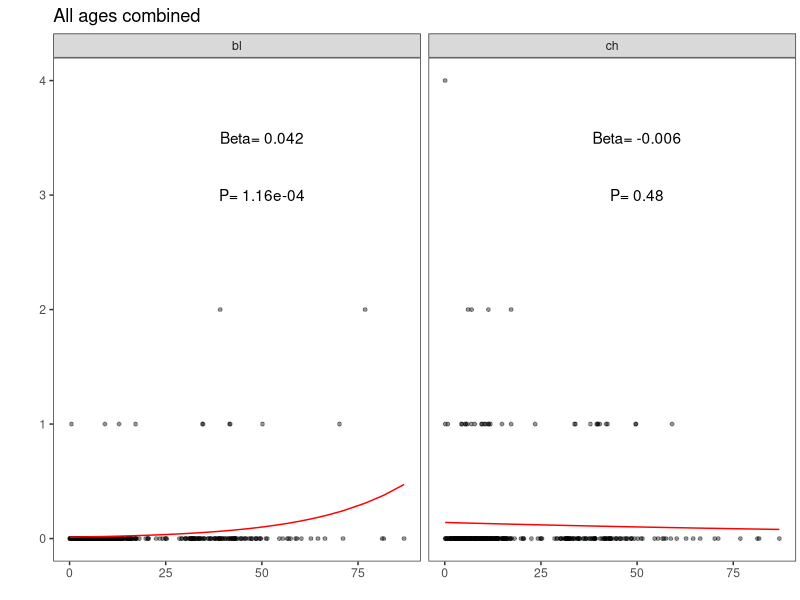

Here is the R script that generated this plot:
## ---- chunk 1
knitr::opts_chunk$set(echo = TRUE, warning = FALSE, message = FALSE)
## ---- chunk 2

library(data.table)
library(dplyr)
library(ggplot2)
library(cowplot)
library(here)

## ---- chunk 3

#read conservative table of heteroplasmies and their counts in all family members
allfam<-fread(
  here("Data_files/hqcounts_cleaned_conservative_09272018.txt"),
  sep="\t",
  header=T)

## ---- chunk 4

hq.1t.fam<-allfam%>%
  group_by(FID,position)%>%
  summarize(nhets=length(which(maf>0.01)))%>%
  filter(.,nhets==1)%>%
  mutate(fam_het_id=paste(FID,position,sep="_"))

#153 cases

## ---- chunk 5

#who are these people
ind.1t<-allfam%>%
  filter(fam_het_id%in%hq.1t.fam$fam_het_id)%>%
  filter(maf>0.01)%>%
  mutate(individual_het_id=paste(individual_id,position,sep="_"))

#make table of frequencies from all family members for these sites
allfam.denovo<-allfam%>%
  filter(fam_het_id%in%hq.1t.fam$fam_het_id)%>%
  mutate(individual_het_id=paste(individual_id,position,sep="_"))

## ---- chunk 6
hq.denovo<-allfam.denovo%>%
  filter(fam_het_id%in%allfam.denovo$fam_het_id)%>%
  group_by(FID,fam_het_id,position)%>%
  summarize(nhets.2p=length(which(maf>0.002)))%>%
  filter(nhets.2p==1)

#57 potentially somatic denovo mutations

## ---- chunk 7

# #isolate the individual's frequency data
ind.denovo<-allfam.denovo%>%
  filter(fam_het_id%in%hq.denovo$fam_het_id)%>%
  filter(maf>0.01)

#calculate no. of denovo somatic mutations in each individual
hq.ndenovo.per.ind<-ind.denovo%>%
  group_by(individual_id,tissue)%>%
  summarize(nhets=length(unique(position)),
            age_collection=mean(age_collection))%>%
  mutate(age_collection=age_collection/365)

## ---- chunk 8

#split by tissue
hq.ndenovo.per.ind.bl<-hq.ndenovo.per.ind%>%
  filter(tissue=="bl")

hq.ndenovo.per.ind.ch<-hq.ndenovo.per.ind%>%
  filter(tissue=="ch")


## ---- chunk 9

#add individuals with no mutations whatsoever - which are also not present in the family
#load complete family file
famfile<-fread(
  here("Data_files/famfile_cleared_conservative_09272018.txt"),
  header=T,
  sep="\t")

## ---- chunk 10

"%ni%"<-Negate("%in%")

#assign 0 heteroplasmies to individuals with no denovo mutations
hq.nodenovo.bl<-famfile%>%
  filter(individual_id%ni%hq.ndenovo.per.ind.bl$individual_id)%>%
  select(individual_id,age_collection)%>%
  mutate(tissue="bl")%>%
  group_by(individual_id,tissue)%>%
  summarize(nhets=0,age_collection=mean(age_collection))%>%
  mutate(age_collection=age_collection/365)

#assign 0 heteroplasmies to individuals with no denovo mutations
hq.nodenovo.ch<-famfile%>%
  filter(individual_id%ni%hq.ndenovo.per.ind.ch$individual_id)%>%
  select(individual_id,age_collection)%>%
  mutate(tissue="ch")%>%
  group_by(individual_id,tissue)%>%
  summarize(nhets=0,age_collection=mean(age_collection))%>%
  mutate(age_collection=age_collection/365)

#rbind bl
hq.ndenovo.per.ind2.bl<-rbind(hq.ndenovo.per.ind.bl,hq.nodenovo.bl)

#rbind ch
hq.ndenovo.per.ind2.ch<-rbind(hq.ndenovo.per.ind.ch,hq.nodenovo.ch)


## ---- chunk 11


#now separately for each tissue
#blood
hq.age.c2.bl<-glm(data=hq.ndenovo.per.ind2.bl,
                  nhets~age_collection,
                  family="poisson")
hq.ndenovo.per.ind2.bl$pred.nhets=predict(hq.age.c2.bl,type="response")


#cheek
hq.age.c2.ch<-glm(data=hq.ndenovo.per.ind2.ch,
                  nhets~age_collection,
                  family="poisson")

hq.ndenovo.per.ind2.ch$pred.nhets=predict(hq.age.c2.ch,type="response")


hq.ndenovo.per.ind2<-rbind(hq.ndenovo.per.ind2.bl,
                           hq.ndenovo.per.ind2.ch)

bl.beta2<-summary(hq.age.c2.bl)$coefficients[2]
ch.beta2<-summary(hq.age.c2.ch)$coefficients[2]

bl.p2<-pnorm(summary(hq.age.c2.bl)$coefficients[2,3],lower.tail = F)
ch.p2<-pnorm(summary(hq.age.c2.ch)$coefficients[2,3],lower.tail = F)


#make data.frame for glm results
glm.res2<-data.frame(tissue=c("bl","ch"),
                     x=c(50,50),
                     y=c(3.5,3.5),
                     betas=c("Beta= 0.042","Beta= -0.006"),
                     pvalue=c("P= 1.16e-04","P= 0.48"))

## ---- chunk 12

#plot relationship between nhets and age at collection
plt.nhets.agec2<-ggplot(hq.ndenovo.per.ind2,aes(age_collection,nhets))+
  geom_point(size=1,alpha=0.4)+
  geom_line(aes(x=age_collection,pred.nhets),color="red")+
  theme_bw()+
  theme(axis.title.y=element_blank(),
        plot.margin = margin(0.2,0.1,0.5,1,"cm"),
        panel.grid = element_blank(),
        panel.background = element_blank(),
        axis.title.x=element_blank())+
  facet_wrap(~tissue)+
  labs(x="Age at collection of individual",
       title="All ages combined")+
  geom_text(data=glm.res2,aes(x=x,y=y,label=betas))+
  geom_text(data=glm.res2,aes(x=x,y=y-0.5,label=pvalue))

plt.nhets.agec2

